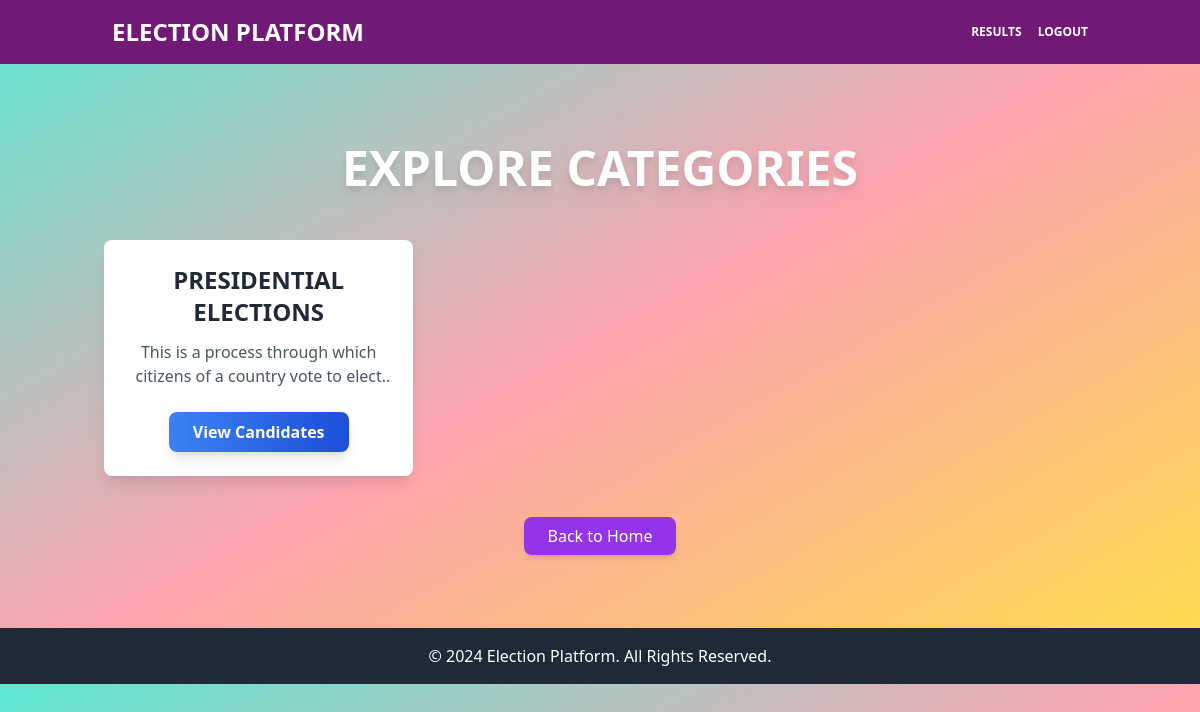
Page /categories (signed in) on the committed database.
### online/models.py (models this page shows, shortened)
class Category(db.Model):
    id = db.Column(db.Integer, primary_key=True)
    name = db.Column(db.String(100), unique=True, nullable=False)
    description = db.Column(db.Text, nullable=True)
    created_at = db.Column(db.DateTime, default=datetime.utcnow)

### online/vote/routes.py (the view)
@online_voting.route('/categories')
@login_required
def categories():
    if current_user.role != 'voter':
        flash('Access Denied: Only voters view this.', 'danger')
        return redirect(url_for('auth.index'))
    categories = Category.query.all()
    return render_template('categories.html', categories=categories)

### online/models.py (called while the page is built)
@login_manager.user_loader
def load_user(user_id):
    return User.query.get(int(user_id))

### run.py (called while the page is built)
@app.context_processor
def inject_categories():
    categories = Category.query.all()
    return {'categories': categories}

### online/templates/categories.html (shortened to what this page needs)
{% extends "base.html" %}
{% block content %}
<div class="relative">
    <div class="absolute inset-0  animate-gradient-x opacity-75"></div>
    <div class="relative z-10 container mx-auto py-12 text-white">
        <h1 class="text-5xl font-extrabold text-center mb-12 drop-shadow-lg uppercase">
            Explore Categories
        </h1>
        <div class="grid grid-cols-1 sm:grid-cols-2 lg:grid-cols-3 gap-8">
            {% for category in categories %}
            <div
                class="relative bg-white rounded-lg shadow-lg hover:shadow-2xl transition-all duration-500 overflow-hidden transform hover:scale-105"
                data-aos="zoom-in"
                data-aos-duration="1000"
            >
                <div class="p-6 text-center text-gray-800">
                    <h2 class="text-2xl font-semibold uppercase">{{ category.name }}</h2>
                    <p class="mt-3 text-gray-600 line-clamp-2">
                        {{ category.description }}
                    </p>
                    <a href="{{ url_for('online_voting.candidates_by_category', category_id=category.id) }}"
                       class="inline-block mt-6 bg-gradient-to-r from-blue-500 to-blue-700 text-white font-bold py-2 px-6 rounded-lg shadow-lg hover:from-blue-600 hover:to-blue-800 transition-all duration-300">
                        View Candidates
                    </a>
                </div>
            </div>
            {% endfor %}
        </div>
        <div class="mt-12 text-center">
            <a href="{{ url_for('auth.index') }}"
               class="text-white font-medium py-2 px-6 bg-purple-600 rounded-lg shadow-md hover:bg-purple-700 transition-all duration-300">
                Back to Home
            </a>
        </div>
    </div>
</div>
<link href="https://cdnjs.cloudflare.com/ajax/libs/aos/2.3.4/aos.css" rel="stylesheet">
{% endblock %}

### rows in the picture
Category: name "PRESIDENTIAL ELECTIONS", description "This is a process through which citizens of a country vote to…"
